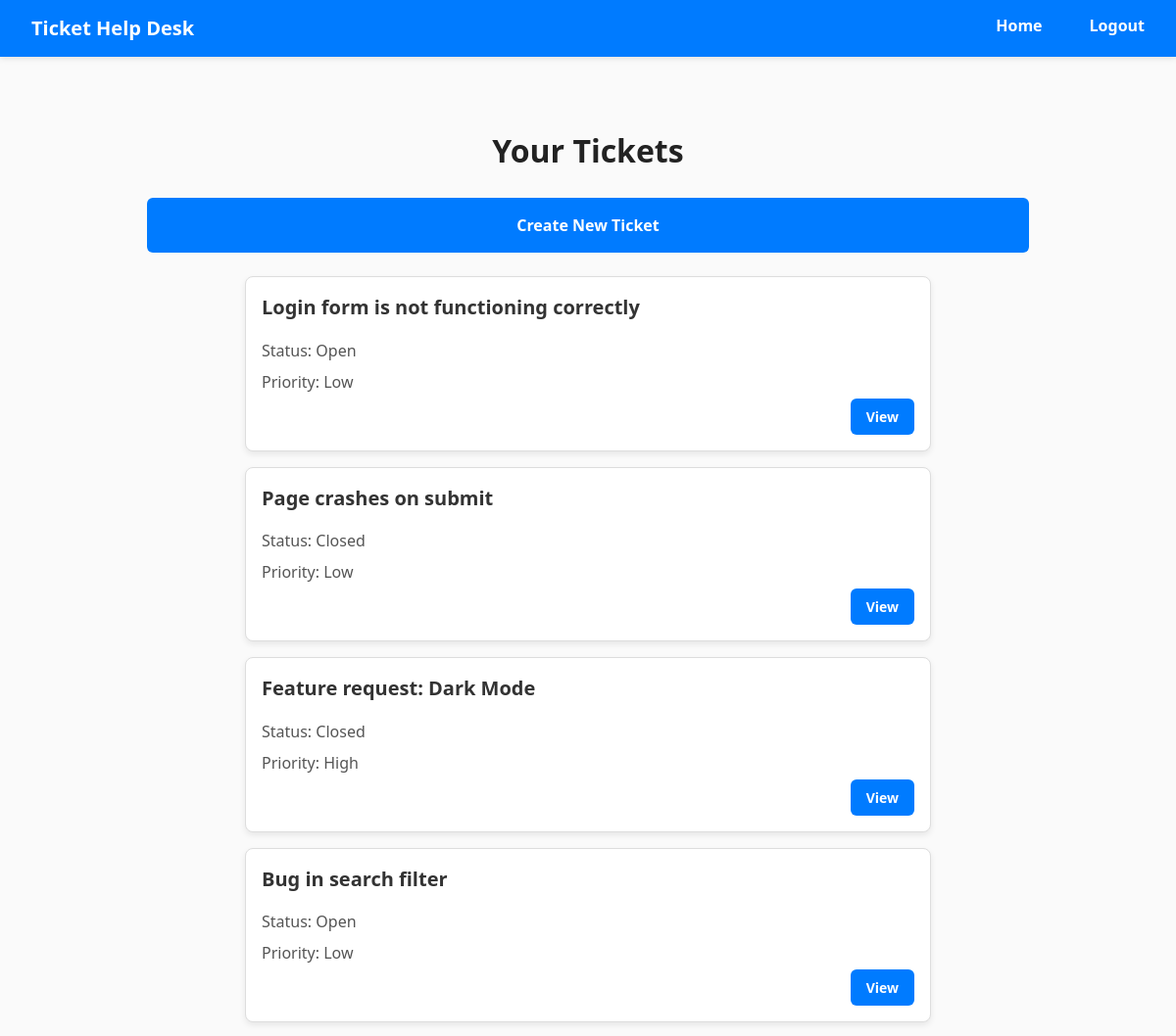
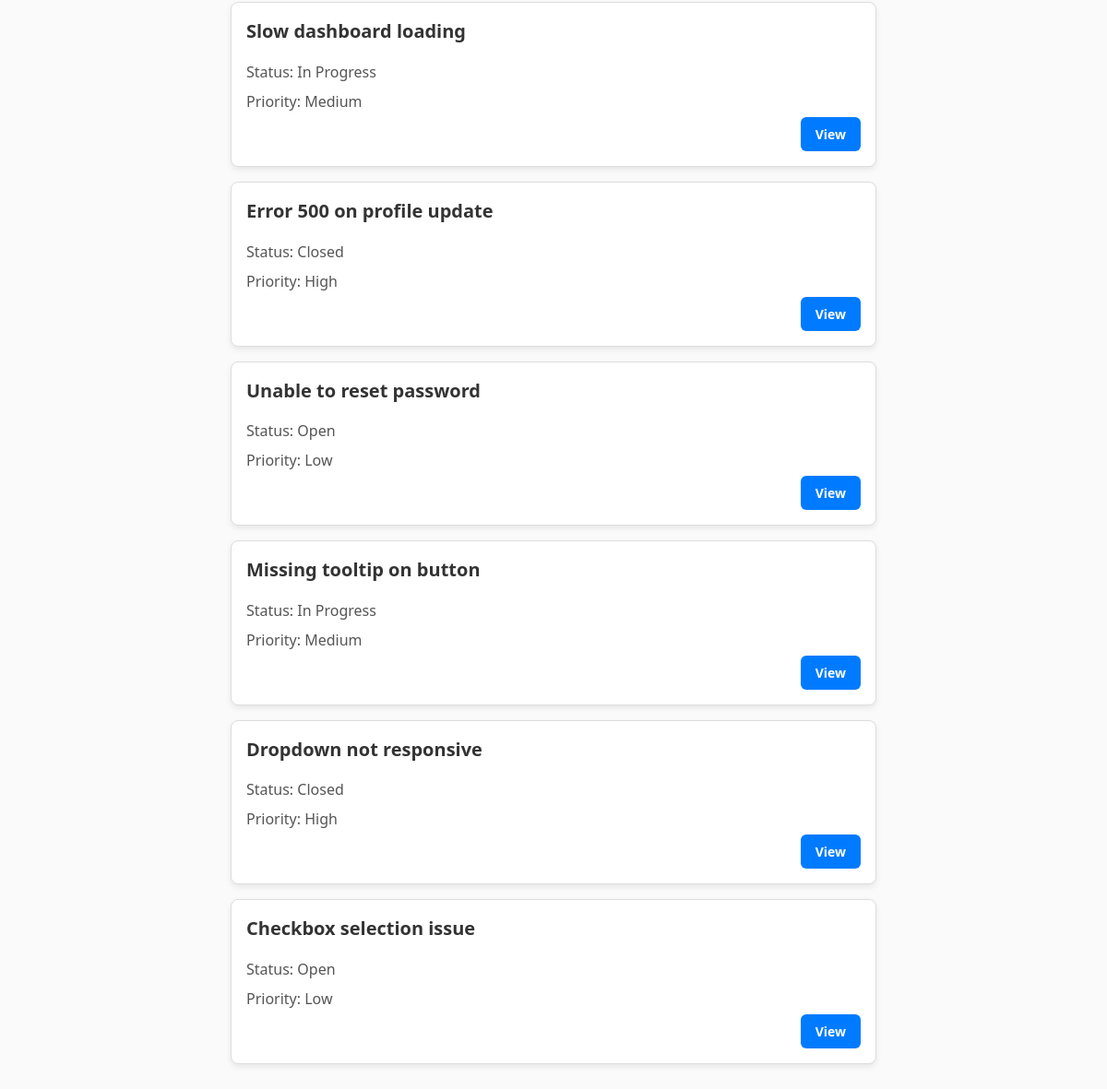
Screenshot of / (signed in) with the database file from the repository (2 pictures, top to bottom).
### HelpDeskTicketingSystem/models/TicketModel.py (models this page shows)
class Ticket(db.Model):
    id = db.Column(db.Integer, primary_key=True)
    subject = db.Column(db.String(100), nullable=False)
    description = db.Column(db.Text, nullable=False)
    status = db.Column(db.String(20), nullable=False)
    priority = db.Column(db.String(20), nullable=False)
    estimated_time = db.Column(db.Float, nullable=False)
    date_created = db.Column(db.DateTime(timezone=True), default=func.current_timestamp())
    user_id = db.Column(db.Integer, db.ForeignKey('user.id'))

### HelpDeskTicketingSystem/views/home.py (the view)
@home_bp.route('/')
@login_required
def home():
    if current_user.account_type == 'admin':
        tickets = Ticket.query.all()
    else:
        tickets = Ticket.query.filter_by(user_id=current_user.id).all()
    return render_template("home.html", user=current_user, tickets=tickets)

### HelpDeskTicketingSystem/__init__.py (called while the page is built)
def create_app():
    app = Flask(__name__)
    app.config.from_object(Config)
    db.init_app(app)
    login_manager.init_app(app)
    login_manager.login_view = 'auth.login'
    from .views.home import home_bp
    from .views.auth import auth_bp
    from .views.tickets import tickets_bp
    app.register_blueprint(home_bp, url_prefix='/')
    app.register_blueprint(auth_bp, url_prefix='/')
    app.register_blueprint(tickets_bp, url_prefix='/tickets')
    create_database(app)
    from .models import User
    @login_manager.user_loader
    def load_user(user_id):
        return User.query.get(int(user_id))
    return app

### HelpDeskTicketingSystem/templates/home.html (shortened to what this page needs)
{% extends "base.html" %}
{% block content %}
  <h1 class="page-title">Your Tickets</h1>
  <div class="btn-group">
    <a href="{{ url_for('tickets.create_ticket') }}" class="btn btn-primary">Create New Ticket</a>
  </div>
  <br>
  {% if tickets %}
    <div class="list-group">
      {% for ticket in tickets %}
        <div class="ticket-card ticket-card--list">
          <div class="ticket-content">
            <h2>{{ ticket.subject }}</h2>
            <p>Status: {{ ticket.status }}</p>
            <p>Priority: {{ ticket.priority }}</p>
          </div>
          <a href="{{ url_for('tickets.ticket_details', ticket_id=ticket.id) }}" class="btn btn-primary">View</a>
        </div>
      {% endfor %}
    </div>
  {% else %}
    <p class="no-tickets">No tickets are associated with this user.</p>
  {% endif %}
{% endblock %}

### HelpDeskTicketingSystem/templates/base.html (shortened to what this page needs)
<!DOCTYPE html>
<html lang="en">
  <head>
    <link rel="stylesheet" href="{{ url_for('static', filename='main.css') }}" />
  </head>
  <body>
    <nav class="navbar">
      <div class="nav-container">
        <span class="navbar-brand">Ticket Help Desk</span>
        <ul class="navbar-links">
          {% if current_user.is_authenticated %}
            <li><a href="/">Home</a></li>
            <li><a href="/logout">Logout</a></li>
          {% else %}
            <li><a href="/login">Login</a></li>
            <li><a href="/register">Register</a></li>
          {% endif %}
        </ul>
      </div>
    </nav>
    <main class="container main-content">
      {% block content %} {% endblock %}
    </main>
  </body>
</html>

### HelpDeskTicketingSystem/static/main.css (style rules this page uses)
body { margin: 0; padding: 0; font-family: "Segoe UI", sans-serif; font-size: 16px; line-height: 1.5; color: #222; background-color: #fafafa; }
body .page-title { font-size: 2rem; font-weight: 700; color: #222; margin: 24px 0; text-align: center; font-family: "Segoe UI", sans-serif; }
a { color: #007bff; text-decoration: none; }
p { color: #222; text-decoration: none; font-weight: 300; }
.container { max-width: 900px; margin: 0 auto; padding: 24px 16px; }
.navbar { width: 100%; background-color: #007bff; box-shadow: 0 2px 6px rgba(0, 0, 0, 0.1); padding: 0; margin-bottom: 24px; }
.nav-container { display: flex; justify-content: space-between; align-items: right; max-width: 1200px; margin: 0 auto; padding: 0 16px; }
.navbar-brand { color: #fff; font-weight: 700; font-size: 1.25rem; text-decoration: none; padding: 14px 16px; }
.navbar-links { display: flex; list-style: none; margin: 0; padding: 0; }
.navbar-links li { margin-left: 16px; }
.navbar-links a { display: block; padding: 14px 16px; color: #fff; text-decoration: none; font-weight: 600; border-radius: 4px; transition: background-color 0.2s; }
.list-group { list-style: none; padding: 0; max-width: 700px; margin: 0 auto; }
.ticket-card { background: #fff; border: 1px solid #ddd; border-radius: 8px; box-shadow: 0 3px 6px rgba(0, 0, 0, 0.08); padding: 16px; margin-bottom: 16px; }
.ticket-card h2 { margin-top: 0; font-size: 1.25rem; color: #333; }
.ticket-card p { margin: 0 0 8px; color: #555; }
.ticket-card .btn-primary { margin-top: 8px; }
.ticket-card--list { position: relative; max-width: 800px; margin-left: auto; margin-right: auto; text-align: left; padding-bottom: 50px; }
.ticket-card--list .btn-primary { position: absolute; bottom: 16px; right: 16px; width: auto; padding: 8px 16px; font-size: 14px; font-weight: 700; border: none; border-radius: 6px; background: #007bff; color: white; cursor: pointer; }
.btn-group { display: flex; gap: 10px; }
.btn-group a.btn, .btn-group form { width: 25%; }
.btn-group .btn { flex: 1; padding: 16px; font-size: 16px; font-weight: 700; border: none; border-radius: 6px; cursor: pointer; text-align: center; }
.btn-group .btn.btn-primary { background-color: #007bff; color: #fff; }

### rows the page displays
Ticket: subject "Login form is not functioning correctly", status "Open", priority "Low"
Ticket: subject "Page crashes on submit", status "Closed", priority "Low"
Ticket: subject "Feature request: Dark Mode", status "Closed", priority "High"
Ticket: subject "Bug in search filter", status "Open", priority "Low"
Ticket: subject "Slow dashboard loading", status "In Progress", priority "Medium"
Ticket: subject "Error 500 on profile update", status "Closed", priority "High"
Ticket: subject "Unable to reset password", status "Open", priority "Low"
Ticket: subject "Missing tooltip on button", status "In Progress", priority "Medium"
Ticket: subject "Dropdown not responsive", status "Closed", priority "High"
Ticket: subject "Checkbox selection issue", status "Open", priority "Low"
